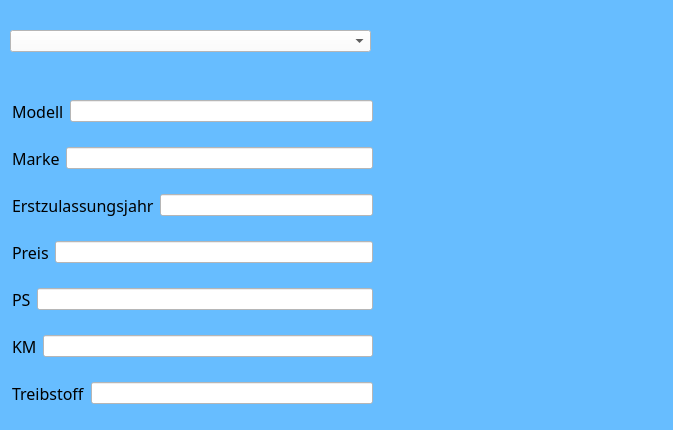
<?xml version="1.0" encoding="UTF-8"?>
<ui version="4.0">
 <class>kunde_menu_form</class>
 <widget class="QWidget" name="kunde_menu_form">
  <property name="geometry">
   <rect>
    <x>0</x>
    <y>0</y>
    <width>673</width>
    <height>430</height>
   </rect>
  </property>
  <property name="windowTitle">
   <string>Form</string>
  </property>
  <property name="styleSheet">
   <string notr="true">background-color: rgb(103, 189, 255);</string>
  </property>
  <widget class="QComboBox" name="comboBox">
   <property name="geometry">
    <rect>
     <x>10</x>
     <y>30</y>
     <width>361</width>
     <height>22</height>
    </rect>
   </property>
   <property name="focusPolicy">
    <enum>Qt::WheelFocus</enum>
   </property>
   <property name="styleSheet">
    <string notr="true">background-color: rgb(255, 255, 255);</string>
   </property>
  </widget>
  <widget class="QWidget" name="layoutWidget">
   <property name="geometry">
    <rect>
     <x>12</x>
     <y>82</y>
     <width>361</width>
     <height>341</height>
    </rect>
   </property>
   <layout class="QVBoxLayout" name="verticalLayout">
    <item>
     <layout class="QHBoxLayout" name="horizontalLayout">
      <item>
       <widget class="QLabel" name="lbl_name">
        <property name="font">
         <font>
          <family>Acier DisplaySolid</family>
          <pointsize>12</pointsize>
         </font>
        </property>
        <property name="text">
         <string>Modell</string>
        </property>
       </widget>
      </item>
      <item>
       <widget class="QLineEdit" name="le_modell">
        <property name="styleSheet">
         <string notr="true">background-color: rgb(255, 255, 255);</string>
        </property>
        <property name="text">
         <string/>
        </property>
        <property name="alignment">
         <set>Qt::AlignCenter</set>
        </property>
        <property name="readOnly">
         <bool>true</bool>
        </property>
       </widget>
      </item>
     </layout>
    </item>
    <item>
     <layout class="QHBoxLayout" name="horizontalLayout_2">
      <item>
       <widget class="QLabel" name="lbl_herkunft">
        <property name="font">
         <font>
          <family>Acier DisplaySolid</family>
          <pointsize>12</pointsize>
         </font>
        </property>
        <property name="text">
         <string>Marke</string>
        </property>
       </widget>
      </item>
      <item>
       <widget class="QLineEdit" name="le_marke">
        <property name="styleSheet">
         <string notr="true">background-color: rgb(255, 255, 255);</string>
        </property>
        <property name="text">
         <string/>
        </property>
        <property name="alignment">
         <set>Qt::AlignCenter</set>
        </property>
        <property name="readOnly">
         <bool>true</bool>
        </property>
       </widget>
      </item>
     </layout>
    </item>
    <item>
     <layout class="QHBoxLayout" name="horizontalLayout_3">
      <item>
       <widget class="QLabel" name="lbl_menge">
        <property name="font">
         <font>
          <family>Acier DisplaySolid</family>
          <pointsize>12</pointsize>
         </font>
        </property>
        <property name="text">
         <string>Erstzulassungsjahr</string>
        </property>
       </widget>
      </item>
      <item>
       <widget class="QLineEdit" name="le_jahr">
        <property name="styleSheet">
         <string notr="true">background-color: rgb(255, 255, 255);</string>
        </property>
        <property name="text">
         <string/>
        </property>
        <property name="alignment">
         <set>Qt::AlignCenter</set>
        </property>
        <property name="readOnly">
         <bool>true</bool>
        </property>
       </widget>
      </item>
     </layout>
    </item>
    <item>
     <layout class="QHBoxLayout" name="horizontalLayout_5">
      <item>
       <widget class="QLabel" name="lbl_haltbarkeitsdatum_2">
        <property name="font">
         <font>
          <family>Acier DisplaySolid</family>
          <pointsize>12</pointsize>
         </font>
        </property>
        <property name="text">
         <string>Preis</string>
        </property>
       </widget>
      </item>
      <item>
       <widget class="QLineEdit" name="le_preis">
        <property name="styleSheet">
         <string notr="true">background-color: rgb(255, 255, 255);</string>
        </property>
        <property name="text">
         <string/>
        </property>
        <property name="alignment">
         <set>Qt::AlignCenter</set>
        </property>
        <property name="readOnly">
         <bool>true</bool>
        </property>
       </widget>
      </item>
     </layout>
    </item>
    <item>
     <layout class="QHBoxLayout" name="horizontalLayout_6">
      <item>
       <widget class="QLabel" name="lbl_haltbarkeitsdatum_3">
        <property name="font">
         <font>
          <family>Acier DisplaySolid</family>
          <pointsize>12</pointsize>
         </font>
        </property>
        <property name="text">
         <string>PS</string>
        </property>
       </widget>
      </item>
      <item>
       <widget class="QLineEdit" name="le_ps">
        <property name="styleSheet">
         <string notr="true">background-color: rgb(255, 255, 255);</string>
        </property>
        <property name="text">
         <string/>
        </property>
        <property name="alignment">
         <set>Qt::AlignCenter</set>
        </property>
        <property name="readOnly">
         <bool>true</bool>
        </property>
       </widget>
      </item>
     </layout>
    </item>
    <item>
     <layout class="QHBoxLayout" name="horizontalLayout_4">
      <item>
       <widget class="QLabel" name="lbl_haltbarkeitsdatum">
        <property name="font">
         <font>
          <family>Acier DisplaySolid</family>
          <pointsize>12</pointsize>
         </font>
        </property>
        <property name="text">
         <string>KM</string>
        </property>
       </widget>
      </item>
      <item>
       <widget class="QLineEdit" name="le_km">
        <property name="styleSheet">
         <string notr="true">background-color: rgb(255, 255, 255);</string>
        </property>
        <property name="text">
         <string/>
        </property>
        <property name="alignment">
         <set>Qt::AlignCenter</set>
        </property>
        <property name="readOnly">
         <bool>true</bool>
        </property>
       </widget>
      </item>
     </layout>
    </item>
    <item>
     <layout class="QHBoxLayout" name="horizontalLayout_7">
      <item>
       <widget class="QLabel" name="lbl_haltbarkeitsdatum_4">
        <property name="font">
         <font>
          <family>Acier DisplaySolid</family>
          <pointsize>12</pointsize>
         </font>
        </property>
        <property name="text">
         <string>Treibstoff</string>
        </property>
       </widget>
      </item>
      <item>
       <widget class="QLineEdit" name="le_treibstoff">
        <property name="styleSheet">
         <string notr="true">background-color: rgb(255, 255, 255);</string>
        </property>
        <property name="text">
         <string/>
        </property>
        <property name="alignment">
         <set>Qt::AlignCenter</set>
        </property>
        <property name="readOnly">
         <bool>true</bool>
        </property>
       </widget>
      </item>
     </layout>
    </item>
   </layout>
  </widget>
  <widget class="QLabel" name="label">
   <property name="geometry">
    <rect>
     <x>250</x>
     <y>70</y>
     <width>561</width>
     <height>341</height>
    </rect>
   </property>
   <property name="text">
    <string/>
   </property>
   <property name="pixmap">
    <pixmap>../auto.png</pixmap>
   </property>
   <property name="scaledContents">
    <bool>true</bool>
   </property>
  </widget>
  <zorder>label</zorder>
  <zorder>comboBox</zorder>
  <zorder>layoutWidget</zorder>
 </widget>
 <resources/>
 <connections/>
</ui>
